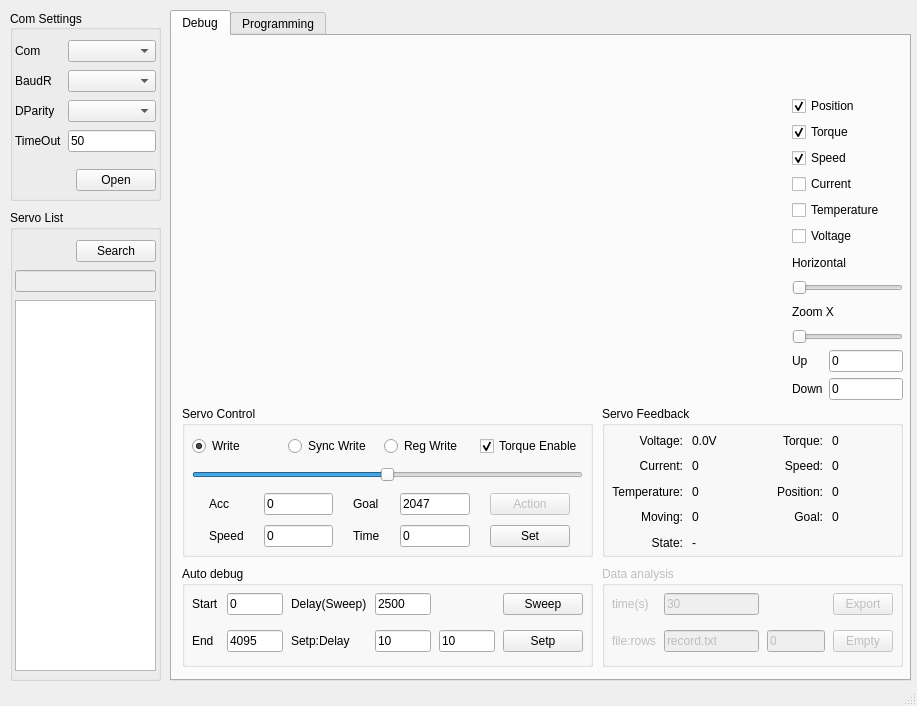
<?xml version="1.0" encoding="UTF-8"?>
<ui version="4.0">
 <class>MainWindow</class>
 <widget class="QMainWindow" name="MainWindow">
  <property name="geometry">
   <rect>
    <x>0</x>
    <y>0</y>
    <width>917</width>
    <height>706</height>
   </rect>
  </property>
  <property name="sizePolicy">
   <sizepolicy hsizetype="Fixed" vsizetype="Fixed">
    <horstretch>0</horstretch>
    <verstretch>0</verstretch>
   </sizepolicy>
  </property>
  <property name="minimumSize">
   <size>
    <width>917</width>
    <height>706</height>
   </size>
  </property>
  <property name="windowTitle">
   <string>MainWindow</string>
  </property>
  <widget class="QWidget" name="centralwidget">
   <widget class="QGroupBox" name="ComSeetingsGroup">
    <property name="geometry">
     <rect>
      <x>10</x>
      <y>10</y>
      <width>151</width>
      <height>191</height>
     </rect>
    </property>
    <property name="title">
     <string>Com Settings</string>
    </property>
    <property name="alignment">
     <set>Qt::AlignLeading|Qt::AlignLeft|Qt::AlignVCenter</set>
    </property>
    <property name="checkable">
     <bool>false</bool>
    </property>
    <widget class="QWidget" name="layoutWidget">
     <property name="geometry">
      <rect>
       <x>0</x>
       <y>20</y>
       <width>151</width>
       <height>171</height>
      </rect>
     </property>
     <layout class="QVBoxLayout" name="verticalLayout">
      <property name="leftMargin">
       <number>5</number>
      </property>
      <property name="topMargin">
       <number>10</number>
      </property>
      <property name="rightMargin">
       <number>5</number>
      </property>
      <property name="bottomMargin">
       <number>10</number>
      </property>
      <item>
       <layout class="QFormLayout" name="formLayout">
        <property name="verticalSpacing">
         <number>8</number>
        </property>
        <item row="0" column="0">
         <widget class="QLabel" name="label">
          <property name="text">
           <string>Com</string>
          </property>
         </widget>
        </item>
        <item row="0" column="1">
         <widget class="QComboBox" name="ComComboBox"/>
        </item>
        <item row="1" column="0">
         <widget class="QLabel" name="label_3">
          <property name="text">
           <string>BaudR</string>
          </property>
         </widget>
        </item>
        <item row="3" column="0">
         <widget class="QLabel" name="label_6">
          <property name="text">
           <string>TimeOut</string>
          </property>
         </widget>
        </item>
        <item row="2" column="0">
         <widget class="QLabel" name="label_4">
          <property name="text">
           <string>DParity</string>
          </property>
         </widget>
        </item>
        <item row="1" column="1">
         <widget class="QComboBox" name="BaudComboBox"/>
        </item>
        <item row="2" column="1">
         <widget class="QComboBox" name="ParityComboBox"/>
        </item>
        <item row="3" column="1">
         <widget class="QLineEdit" name="timeoutLineEdit">
          <property name="text">
           <string>50</string>
          </property>
         </widget>
        </item>
       </layout>
      </item>
      <item>
       <layout class="QHBoxLayout" name="horizontalLayout_6">
        <item>
         <spacer name="horizontalSpacer">
          <property name="orientation">
           <enum>Qt::Horizontal</enum>
          </property>
          <property name="sizeHint" stdset="0">
           <size>
            <width>40</width>
            <height>20</height>
           </size>
          </property>
         </spacer>
        </item>
        <item>
         <widget class="QPushButton" name="ComOpenButton">
          <property name="text">
           <string>Open</string>
          </property>
         </widget>
        </item>
       </layout>
      </item>
     </layout>
    </widget>
   </widget>
   <widget class="QTabWidget" name="tabWidget">
    <property name="enabled">
     <bool>true</bool>
    </property>
    <property name="geometry">
     <rect>
      <x>170</x>
      <y>10</y>
      <width>741</width>
      <height>671</height>
     </rect>
    </property>
    <property name="tabShape">
     <enum>QTabWidget::Rounded</enum>
    </property>
    <property name="currentIndex">
     <number>0</number>
    </property>
    <widget class="QWidget" name="DebugTab">
     <attribute name="title">
      <string>Debug</string>
     </attribute>
     <widget class="SimpeGraphWiget" name="graphWidget" native="true">
      <property name="geometry">
       <rect>
        <x>10</x>
        <y>10</y>
        <width>601</width>
        <height>351</height>
       </rect>
      </property>
     </widget>
     <widget class="QGroupBox" name="groupBox_3">
      <property name="enabled">
       <bool>true</bool>
      </property>
      <property name="geometry">
       <rect>
        <x>10</x>
        <y>370</y>
        <width>411</width>
        <height>151</height>
       </rect>
      </property>
      <property name="title">
       <string>Servo Control</string>
      </property>
      <widget class="QWidget" name="layoutWidget">
       <property name="geometry">
        <rect>
         <x>0</x>
         <y>20</y>
         <width>411</width>
         <height>131</height>
        </rect>
       </property>
       <layout class="QVBoxLayout" name="verticalLayout_3">
        <property name="leftMargin">
         <number>10</number>
        </property>
        <property name="topMargin">
         <number>5</number>
        </property>
        <property name="rightMargin">
         <number>10</number>
        </property>
        <property name="bottomMargin">
         <number>5</number>
        </property>
        <item>
         <layout class="QHBoxLayout" name="horizontalLayout_10">
          <item>
           <widget class="QRadioButton" name="writeRadioButton">
            <property name="text">
             <string>Write</string>
            </property>
            <property name="checked">
             <bool>true</bool>
            </property>
           </widget>
          </item>
          <item>
           <widget class="QRadioButton" name="syncWriteRadioButton">
            <property name="enabled">
             <bool>true</bool>
            </property>
            <property name="text">
             <string>Sync Write</string>
            </property>
           </widget>
          </item>
          <item>
           <widget class="QRadioButton" name="regWriteRadioButton">
            <property name="enabled">
             <bool>true</bool>
            </property>
            <property name="text">
             <string>Reg Write</string>
            </property>
           </widget>
          </item>
          <item>
           <widget class="QCheckBox" name="torqueEnableCheckBox">
            <property name="text">
             <string>Torque Enable</string>
            </property>
            <property name="checked">
             <bool>true</bool>
            </property>
           </widget>
          </item>
         </layout>
        </item>
        <item>
         <widget class="QSlider" name="goalSlider">
          <property name="maximum">
           <number>4095</number>
          </property>
          <property name="value">
           <number>2047</number>
          </property>
          <property name="orientation">
           <enum>Qt::Horizontal</enum>
          </property>
         </widget>
        </item>
        <item>
         <layout class="QGridLayout" name="gridLayout">
          <property name="leftMargin">
           <number>17</number>
          </property>
          <property name="topMargin">
           <number>0</number>
          </property>
          <property name="rightMargin">
           <number>13</number>
          </property>
          <property name="bottomMargin">
           <number>0</number>
          </property>
          <property name="horizontalSpacing">
           <number>20</number>
          </property>
          <property name="verticalSpacing">
           <number>10</number>
          </property>
          <item row="0" column="1">
           <widget class="QLineEdit" name="accLineEdit">
            <property name="text">
             <string>0</string>
            </property>
           </widget>
          </item>
          <item row="1" column="3">
           <widget class="QLineEdit" name="timeLineEdit">
            <property name="text">
             <string>0</string>
            </property>
           </widget>
          </item>
          <item row="1" column="2">
           <widget class="QLabel" name="label_16">
            <property name="text">
             <string>Time</string>
            </property>
           </widget>
          </item>
          <item row="1" column="0">
           <widget class="QLabel" name="label_14">
            <property name="text">
             <string>Speed</string>
            </property>
           </widget>
          </item>
          <item row="0" column="2">
           <widget class="QLabel" name="label_13">
            <property name="text">
             <string>Goal</string>
            </property>
           </widget>
          </item>
          <item row="0" column="3">
           <widget class="QLineEdit" name="goalLineEdit">
            <property name="text">
             <string>2047</string>
            </property>
           </widget>
          </item>
          <item row="0" column="0">
           <widget class="QLabel" name="label_15">
            <property name="text">
             <string>Acc</string>
            </property>
           </widget>
          </item>
          <item row="1" column="1">
           <widget class="QLineEdit" name="speedLineEdit">
            <property name="text">
             <string>0</string>
            </property>
           </widget>
          </item>
          <item row="0" column="4">
           <widget class="QPushButton" name="actionPushButton">
            <property name="enabled">
             <bool>false</bool>
            </property>
            <property name="text">
             <string>Action</string>
            </property>
           </widget>
          </item>
          <item row="1" column="4">
           <widget class="QPushButton" name="setPushButton">
            <property name="text">
             <string>Set</string>
            </property>
           </widget>
          </item>
         </layout>
        </item>
       </layout>
      </widget>
     </widget>
     <widget class="QGroupBox" name="groupBox_4">
      <property name="enabled">
       <bool>true</bool>
      </property>
      <property name="geometry">
       <rect>
        <x>10</x>
        <y>530</y>
        <width>411</width>
        <height>101</height>
       </rect>
      </property>
      <property name="title">
       <string>Auto debug</string>
      </property>
      <widget class="QWidget" name="gridLayoutWidget_2">
       <property name="geometry">
        <rect>
         <x>0</x>
         <y>17</y>
         <width>411</width>
         <height>81</height>
        </rect>
       </property>
       <layout class="QGridLayout" name="gridLayout_2">
        <property name="leftMargin">
         <number>10</number>
        </property>
        <property name="topMargin">
         <number>5</number>
        </property>
        <property name="rightMargin">
         <number>10</number>
        </property>
        <property name="bottomMargin">
         <number>5</number>
        </property>
        <property name="horizontalSpacing">
         <number>8</number>
        </property>
        <property name="verticalSpacing">
         <number>10</number>
        </property>
        <item row="1" column="3">
         <widget class="QLineEdit" name="setpLineEdit">
          <property name="text">
           <string>10</string>
          </property>
         </widget>
        </item>
        <item row="0" column="1">
         <widget class="QLineEdit" name="startLineEdit">
          <property name="text">
           <string>0</string>
          </property>
         </widget>
        </item>
        <item row="1" column="1">
         <widget class="QLineEdit" name="endLineEdit">
          <property name="text">
           <string>4095</string>
          </property>
         </widget>
        </item>
        <item row="0" column="3">
         <widget class="QLineEdit" name="sweepLineEdit">
          <property name="text">
           <string>2500</string>
          </property>
         </widget>
        </item>
        <item row="1" column="0">
         <widget class="QLabel" name="label_18">
          <property name="text">
           <string>End</string>
          </property>
         </widget>
        </item>
        <item row="0" column="5">
         <widget class="QPushButton" name="sweepButton">
          <property name="sizePolicy">
           <sizepolicy hsizetype="Minimum" vsizetype="Fixed">
            <horstretch>0</horstretch>
            <verstretch>0</verstretch>
           </sizepolicy>
          </property>
          <property name="text">
           <string>Sweep</string>
          </property>
         </widget>
        </item>
        <item row="1" column="2">
         <widget class="QLabel" name="label_17">
          <property name="text">
           <string>Setp:Delay</string>
          </property>
         </widget>
        </item>
        <item row="0" column="2">
         <widget class="QLabel" name="label_19">
          <property name="text">
           <string>Delay(Sweep)</string>
          </property>
         </widget>
        </item>
        <item row="0" column="0">
         <widget class="QLabel" name="label_20">
          <property name="text">
           <string>Start</string>
          </property>
         </widget>
        </item>
        <item row="1" column="5">
         <widget class="QPushButton" name="setpButton">
          <property name="sizePolicy">
           <sizepolicy hsizetype="Minimum" vsizetype="Fixed">
            <horstretch>0</horstretch>
            <verstretch>0</verstretch>
           </sizepolicy>
          </property>
          <property name="text">
           <string>Setp</string>
          </property>
         </widget>
        </item>
        <item row="1" column="4">
         <widget class="QLineEdit" name="setpDelayLineEdit">
          <property name="text">
           <string>10</string>
          </property>
         </widget>
        </item>
       </layout>
      </widget>
     </widget>
     <widget class="QGroupBox" name="groupBox_5">
      <property name="geometry">
       <rect>
        <x>430</x>
        <y>370</y>
        <width>301</width>
        <height>151</height>
       </rect>
      </property>
      <property name="title">
       <string>Servo Feedback</string>
      </property>
      <widget class="QWidget" name="gridLayoutWidget_3">
       <property name="geometry">
        <rect>
         <x>0</x>
         <y>20</y>
         <width>301</width>
         <height>131</height>
        </rect>
       </property>
       <layout class="QGridLayout" name="gridLayout_3">
        <property name="leftMargin">
         <number>10</number>
        </property>
        <property name="topMargin">
         <number>5</number>
        </property>
        <property name="rightMargin">
         <number>10</number>
        </property>
        <property name="bottomMargin">
         <number>5</number>
        </property>
        <property name="horizontalSpacing">
         <number>9</number>
        </property>
        <item row="4" column="1">
         <widget class="QLabel" name="label_25">
          <property name="text">
           <string>-</string>
          </property>
         </widget>
        </item>
        <item row="1" column="1">
         <widget class="QLabel" name="currentLabel">
          <property name="text">
           <string>0</string>
          </property>
         </widget>
        </item>
        <item row="2" column="1">
         <widget class="QLabel" name="temperatureLabel">
          <property name="text">
           <string>0</string>
          </property>
         </widget>
        </item>
        <item row="0" column="3">
         <widget class="QLabel" name="torqueLabel">
          <property name="text">
           <string>0</string>
          </property>
         </widget>
        </item>
        <item row="1" column="0">
         <widget class="QLabel" name="label_23">
          <property name="text">
           <string>Current:</string>
          </property>
          <property name="alignment">
           <set>Qt::AlignRight|Qt::AlignTrailing|Qt::AlignVCenter</set>
          </property>
         </widget>
        </item>
        <item row="0" column="1">
         <widget class="QLabel" name="voltageLabel">
          <property name="text">
           <string>0.0V</string>
          </property>
         </widget>
        </item>
        <item row="0" column="0">
         <widget class="QLabel" name="label_10">
          <property name="text">
           <string>Voltage:</string>
          </property>
          <property name="alignment">
           <set>Qt::AlignRight|Qt::AlignTrailing|Qt::AlignVCenter</set>
          </property>
         </widget>
        </item>
        <item row="2" column="3">
         <widget class="QLabel" name="positionLabel">
          <property name="text">
           <string>0</string>
          </property>
         </widget>
        </item>
        <item row="4" column="0">
         <widget class="QLabel" name="label_11">
          <property name="text">
           <string>State:</string>
          </property>
          <property name="alignment">
           <set>Qt::AlignRight|Qt::AlignTrailing|Qt::AlignVCenter</set>
          </property>
         </widget>
        </item>
        <item row="3" column="3">
         <widget class="QLabel" name="goalLabel">
          <property name="text">
           <string>0</string>
          </property>
         </widget>
        </item>
        <item row="2" column="0">
         <widget class="QLabel" name="label_24">
          <property name="text">
           <string>Temperature:</string>
          </property>
          <property name="alignment">
           <set>Qt::AlignRight|Qt::AlignTrailing|Qt::AlignVCenter</set>
          </property>
         </widget>
        </item>
        <item row="3" column="0">
         <widget class="QLabel" name="label_22">
          <property name="text">
           <string>Moving:</string>
          </property>
          <property name="alignment">
           <set>Qt::AlignRight|Qt::AlignTrailing|Qt::AlignVCenter</set>
          </property>
         </widget>
        </item>
        <item row="1" column="3">
         <widget class="QLabel" name="speedLabel">
          <property name="text">
           <string>0</string>
          </property>
         </widget>
        </item>
        <item row="3" column="1">
         <widget class="QLabel" name="movingLabel">
          <property name="text">
           <string>0</string>
          </property>
         </widget>
        </item>
        <item row="0" column="2">
         <widget class="QLabel" name="label_26">
          <property name="text">
           <string>Torque:</string>
          </property>
          <property name="alignment">
           <set>Qt::AlignRight|Qt::AlignTrailing|Qt::AlignVCenter</set>
          </property>
         </widget>
        </item>
        <item row="1" column="2">
         <widget class="QLabel" name="label_34">
          <property name="text">
           <string>Speed:</string>
          </property>
          <property name="alignment">
           <set>Qt::AlignRight|Qt::AlignTrailing|Qt::AlignVCenter</set>
          </property>
         </widget>
        </item>
        <item row="2" column="2">
         <widget class="QLabel" name="label_35">
          <property name="text">
           <string>Position:</string>
          </property>
          <property name="alignment">
           <set>Qt::AlignRight|Qt::AlignTrailing|Qt::AlignVCenter</set>
          </property>
         </widget>
        </item>
        <item row="3" column="2">
         <widget class="QLabel" name="label_36">
          <property name="text">
           <string>Goal:</string>
          </property>
          <property name="alignment">
           <set>Qt::AlignRight|Qt::AlignTrailing|Qt::AlignVCenter</set>
          </property>
         </widget>
        </item>
       </layout>
      </widget>
     </widget>
     <widget class="QGroupBox" name="groupBox_6">
      <property name="enabled">
       <bool>false</bool>
      </property>
      <property name="geometry">
       <rect>
        <x>430</x>
        <y>530</y>
        <width>301</width>
        <height>101</height>
       </rect>
      </property>
      <property name="title">
       <string>Data analysis</string>
      </property>
      <widget class="QWidget" name="gridLayoutWidget_4">
       <property name="geometry">
        <rect>
         <x>0</x>
         <y>17</y>
         <width>301</width>
         <height>81</height>
        </rect>
       </property>
       <layout class="QGridLayout" name="gridLayout_4">
        <property name="leftMargin">
         <number>10</number>
        </property>
        <property name="topMargin">
         <number>5</number>
        </property>
        <property name="rightMargin">
         <number>10</number>
        </property>
        <property name="bottomMargin">
         <number>5</number>
        </property>
        <property name="horizontalSpacing">
         <number>8</number>
        </property>
        <property name="verticalSpacing">
         <number>10</number>
        </property>
        <item row="0" column="0">
         <widget class="QLabel" name="label_40">
          <property name="text">
           <string>time(s)</string>
          </property>
         </widget>
        </item>
        <item row="1" column="3">
         <widget class="QPushButton" name="pushButton_8">
          <property name="sizePolicy">
           <sizepolicy hsizetype="Minimum" vsizetype="Fixed">
            <horstretch>0</horstretch>
            <verstretch>0</verstretch>
           </sizepolicy>
          </property>
          <property name="maximumSize">
           <size>
            <width>60</width>
            <height>16777215</height>
           </size>
          </property>
          <property name="text">
           <string>Empty</string>
          </property>
         </widget>
        </item>
        <item row="1" column="0">
         <widget class="QLabel" name="label_37">
          <property name="text">
           <string>file:rows</string>
          </property>
         </widget>
        </item>
        <item row="0" column="1">
         <widget class="QLineEdit" name="lineEdit_16">
          <property name="text">
           <string>30</string>
          </property>
         </widget>
        </item>
        <item row="1" column="1">
         <widget class="QLineEdit" name="lineEdit_17">
          <property name="text">
           <string>record.txt</string>
          </property>
         </widget>
        </item>
        <item row="0" column="3">
         <widget class="QPushButton" name="pushButton_7">
          <property name="sizePolicy">
           <sizepolicy hsizetype="Minimum" vsizetype="Fixed">
            <horstretch>0</horstretch>
            <verstretch>0</verstretch>
           </sizepolicy>
          </property>
          <property name="maximumSize">
           <size>
            <width>60</width>
            <height>16777215</height>
           </size>
          </property>
          <property name="text">
           <string>Export</string>
          </property>
         </widget>
        </item>
        <item row="1" column="2">
         <widget class="QLineEdit" name="lineEdit_19">
          <property name="maximumSize">
           <size>
            <width>70</width>
            <height>16777215</height>
           </size>
          </property>
          <property name="text">
           <string>0</string>
          </property>
          <property name="readOnly">
           <bool>true</bool>
          </property>
         </widget>
        </item>
       </layout>
      </widget>
     </widget>
     <widget class="QWidget" name="layoutWidget">
      <property name="geometry">
       <rect>
        <x>620</x>
        <y>60</y>
        <width>111</width>
        <height>304</height>
       </rect>
      </property>
      <layout class="QVBoxLayout" name="verticalLayout_2">
       <item>
        <widget class="QCheckBox" name="posCheckBox">
         <property name="text">
          <string>Position</string>
         </property>
         <property name="checked">
          <bool>true</bool>
         </property>
        </widget>
       </item>
       <item>
        <widget class="QCheckBox" name="torqueCheckBox">
         <property name="text">
          <string>Torque</string>
         </property>
         <property name="checked">
          <bool>true</bool>
         </property>
        </widget>
       </item>
       <item>
        <widget class="QCheckBox" name="speedCheckBox">
         <property name="text">
          <string>Speed</string>
         </property>
         <property name="checked">
          <bool>true</bool>
         </property>
        </widget>
       </item>
       <item>
        <widget class="QCheckBox" name="currentCheckBox">
         <property name="text">
          <string>Current</string>
         </property>
        </widget>
       </item>
       <item>
        <widget class="QCheckBox" name="tempCheckBox">
         <property name="text">
          <string>Temperature</string>
         </property>
        </widget>
       </item>
       <item>
        <widget class="QCheckBox" name="voltageCheckBox">
         <property name="text">
          <string>Voltage</string>
         </property>
        </widget>
       </item>
       <item>
        <widget class="QLabel" name="label_2">
         <property name="text">
          <string>Horizontal</string>
         </property>
        </widget>
       </item>
       <item>
        <widget class="QSlider" name="horizontalSlider">
         <property name="enabled">
          <bool>true</bool>
         </property>
         <property name="maximum">
          <number>100</number>
         </property>
         <property name="orientation">
          <enum>Qt::Horizontal</enum>
         </property>
        </widget>
       </item>
       <item>
        <widget class="QLabel" name="label_7">
         <property name="text">
          <string>Zoom X</string>
         </property>
        </widget>
       </item>
       <item>
        <widget class="QSlider" name="zoomSlider">
         <property name="enabled">
          <bool>true</bool>
         </property>
         <property name="maximum">
          <number>100</number>
         </property>
         <property name="orientation">
          <enum>Qt::Horizontal</enum>
         </property>
        </widget>
       </item>
       <item>
        <layout class="QFormLayout" name="formLayout_2">
         <item row="0" column="0">
          <widget class="QLabel" name="label_8">
           <property name="text">
            <string>Up</string>
           </property>
          </widget>
         </item>
         <item row="0" column="1">
          <widget class="QLineEdit" name="upLimitLineEdit">
           <property name="enabled">
            <bool>true</bool>
           </property>
           <property name="text">
            <string>0</string>
           </property>
          </widget>
         </item>
         <item row="1" column="0">
          <widget class="QLabel" name="label_9">
           <property name="text">
            <string>Down</string>
           </property>
          </widget>
         </item>
         <item row="1" column="1">
          <widget class="QLineEdit" name="downLimitLineEdit">
           <property name="enabled">
            <bool>true</bool>
           </property>
           <property name="text">
            <string>0</string>
           </property>
          </widget>
         </item>
        </layout>
       </item>
      </layout>
     </widget>
    </widget>
    <widget class="QWidget" name="ProgrammingTab">
     <attribute name="title">
      <string>Programming</string>
     </attribute>
     <widget class="QTableView" name="memoryTableView">
      <property name="geometry">
       <rect>
        <x>10</x>
        <y>70</y>
        <width>491</width>
        <height>561</height>
       </rect>
      </property>
     </widget>
     <widget class="QLabel" name="memLabel">
      <property name="geometry">
       <rect>
        <x>520</x>
        <y>550</y>
        <width>191</width>
        <height>21</height>
       </rect>
      </property>
      <property name="text">
       <string>-</string>
      </property>
     </widget>
     <widget class="QPlainTextEdit" name="plainTextEdit">
      <property name="geometry">
       <rect>
        <x>540</x>
        <y>70</y>
        <width>181</width>
        <height>141</height>
       </rect>
      </property>
      <property name="readOnly">
       <bool>true</bool>
      </property>
      <property name="plainText">
       <string>Normal
</string>
      </property>
     </widget>
     <widget class="QWidget" name="layoutWidget">
      <property name="geometry">
       <rect>
        <x>19</x>
        <y>20</y>
        <width>361</width>
        <height>25</height>
       </rect>
      </property>
      <layout class="QHBoxLayout" name="horizontalLayout">
       <item>
        <widget class="QPushButton" name="pushButton">
         <property name="enabled">
          <bool>false</bool>
         </property>
         <property name="text">
          <string>Save</string>
         </property>
        </widget>
       </item>
       <item>
        <widget class="QPushButton" name="pushButton_2">
         <property name="enabled">
          <bool>false</bool>
         </property>
         <property name="text">
          <string>Load</string>
         </property>
        </widget>
       </item>
       <item>
        <widget class="QPushButton" name="pushButton_3">
         <property name="enabled">
          <bool>false</bool>
         </property>
         <property name="text">
          <string>Online</string>
         </property>
        </widget>
       </item>
       <item>
        <widget class="QPushButton" name="pushButton_4">
         <property name="enabled">
          <bool>false</bool>
         </property>
         <property name="text">
          <string>Recovery</string>
         </property>
        </widget>
       </item>
      </layout>
     </widget>
     <widget class="QWidget" name="layoutWidget">
      <property name="geometry">
       <rect>
        <x>520</x>
        <y>580</y>
        <width>201</width>
        <height>25</height>
       </rect>
      </property>
      <layout class="QHBoxLayout" name="horizontalLayout_2">
       <item>
        <widget class="QLineEdit" name="memSetLineEdit">
         <property name="text">
          <string>1</string>
         </property>
        </widget>
       </item>
       <item>
        <widget class="QPushButton" name="memSetButton">
         <property name="text">
          <string>Set</string>
         </property>
        </widget>
       </item>
      </layout>
     </widget>
    </widget>
   </widget>
   <widget class="QGroupBox" name="ServoListGroup">
    <property name="geometry">
     <rect>
      <x>10</x>
      <y>210</y>
      <width>151</width>
      <height>471</height>
     </rect>
    </property>
    <property name="title">
     <string>Servo List</string>
    </property>
    <widget class="QWidget" name="layoutWidget">
     <property name="geometry">
      <rect>
       <x>0</x>
       <y>20</y>
       <width>151</width>
       <height>451</height>
      </rect>
     </property>
     <layout class="QVBoxLayout" name="verticalLayout_4">
      <property name="spacing">
       <number>8</number>
      </property>
      <property name="leftMargin">
       <number>5</number>
      </property>
      <property name="topMargin">
       <number>10</number>
      </property>
      <property name="rightMargin">
       <number>5</number>
      </property>
      <property name="bottomMargin">
       <number>10</number>
      </property>
      <item>
       <layout class="QHBoxLayout" name="horizontalLayout_7">
        <item>
         <spacer name="horizontalSpacer_2">
          <property name="orientation">
           <enum>Qt::Horizontal</enum>
          </property>
          <property name="sizeHint" stdset="0">
           <size>
            <width>40</width>
            <height>20</height>
           </size>
          </property>
         </spacer>
        </item>
        <item>
         <widget class="QPushButton" name="SearchButton">
          <property name="text">
           <string>Search</string>
          </property>
         </widget>
        </item>
       </layout>
      </item>
      <item>
       <widget class="QLineEdit" name="ServoSearchText">
        <property name="enabled">
         <bool>false</bool>
        </property>
        <property name="inputMask">
         <string/>
        </property>
        <property name="frame">
         <bool>true</bool>
        </property>
        <property name="echoMode">
         <enum>QLineEdit::Normal</enum>
        </property>
        <property name="readOnly">
         <bool>true</bool>
        </property>
       </widget>
      </item>
      <item>
       <widget class="QTableView" name="ServoListView">
        <property name="enabled">
         <bool>true</bool>
        </property>
        <attribute name="horizontalHeaderCascadingSectionResizes">
         <bool>false</bool>
        </attribute>
       </widget>
      </item>
     </layout>
    </widget>
   </widget>
  </widget>
  <widget class="QMenuBar" name="menubar">
   <property name="geometry">
    <rect>
     <x>0</x>
     <y>0</y>
     <width>917</width>
     <height>23</height>
    </rect>
   </property>
  </widget>
  <widget class="QStatusBar" name="statusbar"/>
 </widget>
 <customwidgets>
  <customwidget>
   <class>SimpeGraphWiget</class>
   <extends>QWidget</extends>
   <header>simpegraphwiget.h</header>
   <container>1</container>
  </customwidget>
 </customwidgets>
 <resources/>
 <connections/>
</ui>
